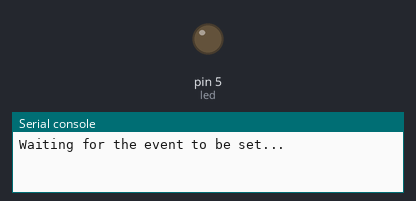
Bench run of a program on a simulated MicroPython board. Parts: output pins drawn as LEDs (lit = HIGH), the last lines printed to the serial console. At 5.0 s the program stops and its outputs stay as they are.

Above: at 0.1 s.
At 4.1 s:
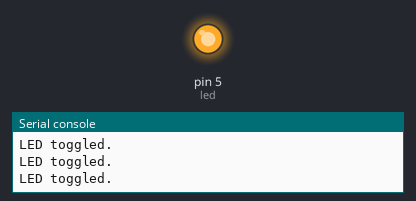
Timing chart, 0 to 5.6 s (numbered marks = the images above):
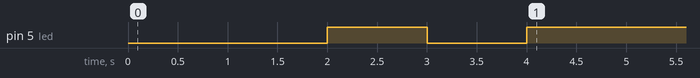

The program:

event.py
```python
import uasyncio as asyncio
from machine import Pin  # Assuming Pin is imported correctly for your hardware setup


async def toggle_led(event):
    print("Waiting for the event to be set...")
    await event.wait()
    print("Event is set. Resuming execution.")
    led = Pin('PA5', Pin.OUT)  # Adjust Pin and setup as per your hardware
    try:
        while True:
            if event.is_set():
                led.value(not led.value())  # Toggle LED
                print("LED toggled.")
            await asyncio.sleep(1)
    except asyncio.CancelledError:
        print("Task cancelled and event cleared")
        event.clear()
        print("the event after cleared returns : ",event.is_set())

async def cancel_task(task, delay):
    await asyncio.sleep(delay)
    task.cancel()


async def main():
    # Create a new event
    event = asyncio.Event()

    # Start the LED toggle task
    task2 = asyncio.create_task(toggle_led(event))

    # Start the cancellation task
    asyncio.create_task(cancel_task(task2, 5))  # Cancel after 5 seconds

    # Wait for some time
    await asyncio.sleep(2)

    # Set the event
    print("Setting the event...")
    event.set()

    # Wait for the toggle_led task to finish
    await task2


# Run the main coroutine
asyncio.run(main())
```

Measured:
- by itself, pin 5 (led): LOW → HIGH at 2.0 s, → LOW 1.0 s later, → HIGH 1.0 s later
